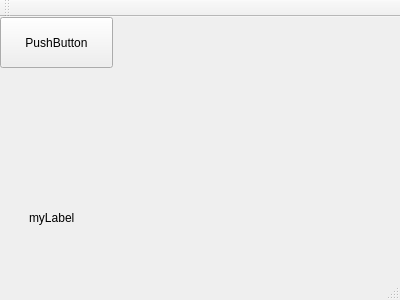
<?xml version="1.0" encoding="UTF-8"?>
<ui version="4.0">
 <class>MainWindow</class>
 <widget class="QMainWindow" name="MainWindow">
  <property name="geometry">
   <rect>
    <x>0</x>
    <y>0</y>
    <width>400</width>
    <height>300</height>
   </rect>
  </property>
  <property name="windowTitle">
   <string>MainWindow</string>
  </property>
  <widget class="QWidget" name="centralWidget">
   <widget class="QPushButton" name="pushButton">
    <property name="geometry">
     <rect>
      <x>0</x>
      <y>0</y>
      <width>113</width>
      <height>51</height>
     </rect>
    </property>
    <property name="text">
     <string>PushButton</string>
    </property>
   </widget>
   <widget class="QLabel" name="label">
    <property name="geometry">
     <rect>
      <x>29</x>
      <y>20</y>
      <width>351</width>
      <height>361</height>
     </rect>
    </property>
    <property name="text">
     <string>myLabel</string>
    </property>
   </widget>
  </widget>
  <widget class="QMenuBar" name="menuBar">
   <property name="geometry">
    <rect>
     <x>0</x>
     <y>0</y>
     <width>400</width>
     <height>22</height>
    </rect>
   </property>
  </widget>
  <widget class="QToolBar" name="mainToolBar">
   <attribute name="toolBarArea">
    <enum>TopToolBarArea</enum>
   </attribute>
   <attribute name="toolBarBreak">
    <bool>false</bool>
   </attribute>
  </widget>
  <widget class="QStatusBar" name="statusBar"/>
 </widget>
 <layoutdefault spacing="6" margin="11"/>
 <resources/>
 <connections/>
</ui>
